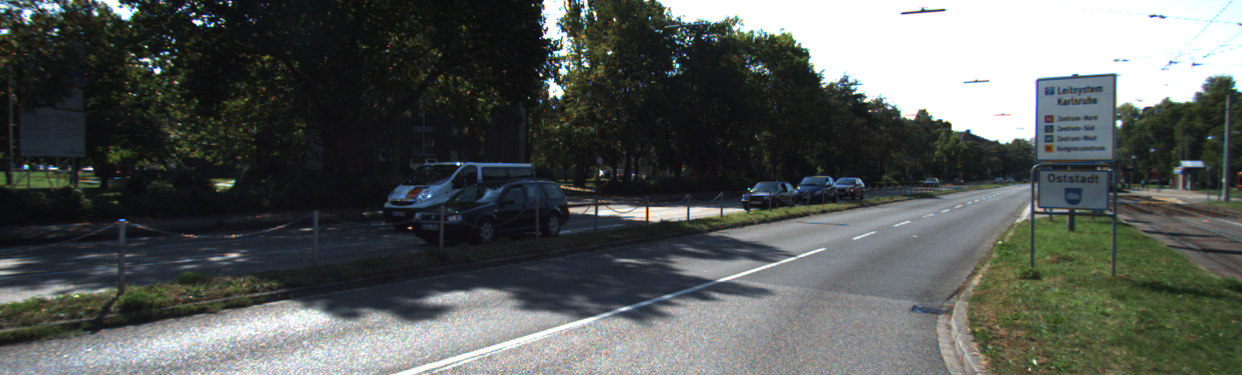
#> input picture dynamic_objects/eval/image_2/000001_10.png, 1242 x 375 px, given in place of 000022_10.png, which was not available
$ python contour.py ../../dynamic_objects/eval/image_2/000001_10.png   (older library calls are emulated)
#> lines starting #> are read from the running program, lines starting #| are printed output that depends on the picture; after the words box and inside, x2 and y2 are one past the last pixel; in counts of white or black regions, pixels touching at a corner belong together; long printed decimals are rounded; pictures that were not available may be replaced by others from this repository, and a replacement may not be noted
import cv2
import numpy as np
from scipy.spatial import distance
import imutils
from skimage.feature import peak_local_max
from skimage.morphology import watershed
from scipy import ndimage
import sys

file = r"/home/kunika/Downloads/kitti_deeplab-master/image_2segmented_images/000022_10.png"
# file = r"/home/kunika/Downloads/kitti_deeplab-master/test_final/straight_roadssegmented_images"
# segmented_dir = sys.argv[1]
font = cv2.FONT_HERSHEY_COMPLEX

image = cv2.imread(file, cv2.IMREAD_GRAYSCALE)
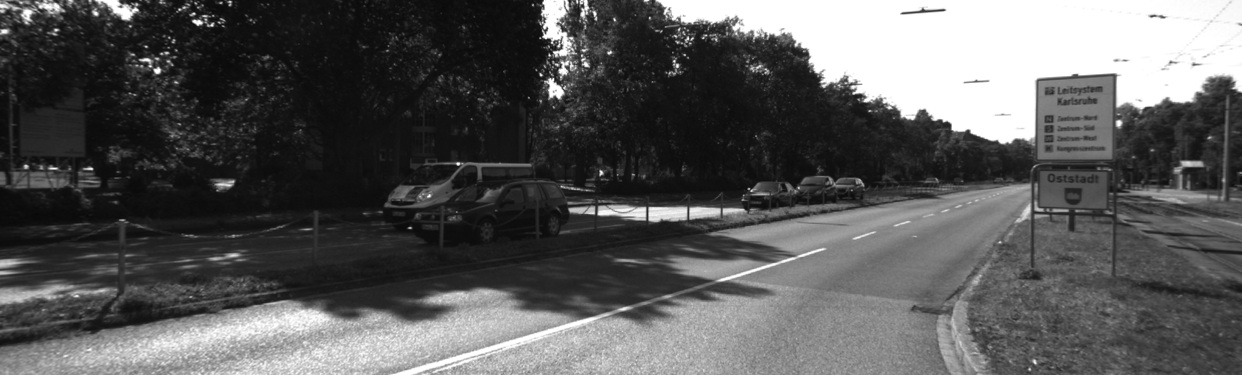
#> image: shape (375, 1242); min 9, max 255, mean 88.3

# image = cv2.imshow("op", image)
# cv2.waitKey(100000)
# # print(image)

image[np.where((image == [0]))] = [255]
image[np.where((image != [255]))] = [0]
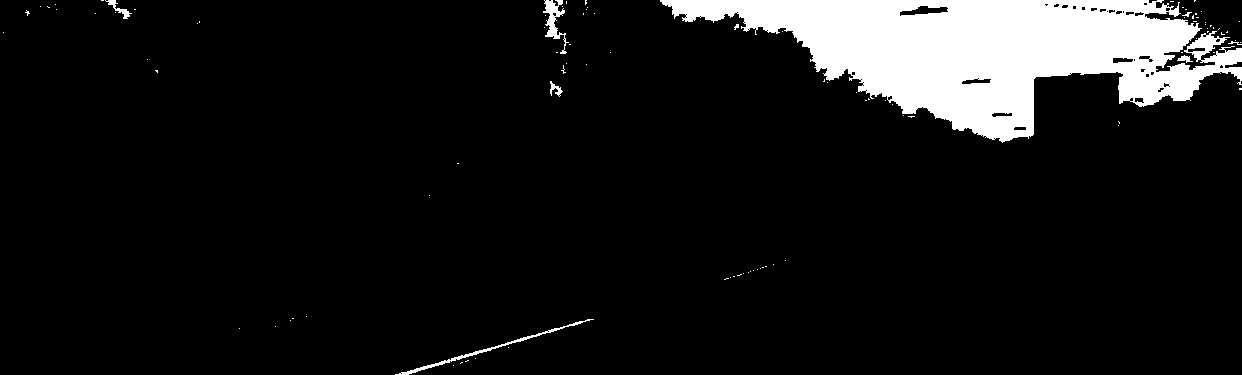
#> image: shape (375, 1242); 9.3% white; 102 white regions (94 under 20 px)
# [16 lines of commented-out code are left out]

_, threshold = cv2.threshold(image, 110, 255, cv2.THRESH_BINARY)

# [47 lines of commented-out code are left out]

contours, _= cv2.findContours(threshold, cv2.RETR_TREE, cv2.CHAIN_APPROX_SIMPLE)
#> contours = 159 contours, 136 with area under 20; largest, box (x1, y1, x2, y2) and area: (660, 0, 1242, 143) 41499, (543, 0, 569, 54) 372, (395, 319, 594, 375) 344, (899, 5, 949, 17) 304, (961, 78, 992, 85) 130

# [5 lines of commented-out code are left out]
c = max(contours, key=cv2.contourArea)
#> c = contour of 922 points, box (x1, y1, x2, y2) (660, 0, 1242, 143), area 41499
# print(c)


# print(c)

arr = []
coor_x =[]
coor_y = []

# [47 lines of commented-out code are left out]

extLeft = tuple(c[c[:, :,0].argmin()][0])
#> extLeft = (660, 0)
extRight = tuple(c[c[:, :,0].argmax()][0])
#> extRight = (1241, 84)
extTop = tuple(c[c[:, :,1].argmin()][0])
#> extTop = (660, 0)
extBot = tuple(c[c[:, :,1].argmax()][0])
#> extBot = (1002, 142)
print(extLeft)
#| (660, 0)
print(extRight)
#| (1241, 84)
print(extTop)
#| (660, 0)
print(extBot)
#| (1002, 142)

dist = distance.euclidean(extLeft, extRight)
#> dist = 587
print(dist)
#| 587.041


# cv2.drawContours(image, [cnts], -1, (128, 128, 128), 2)
cv2.drawContours(image, [c], -1, (128, 128, 128), 2)
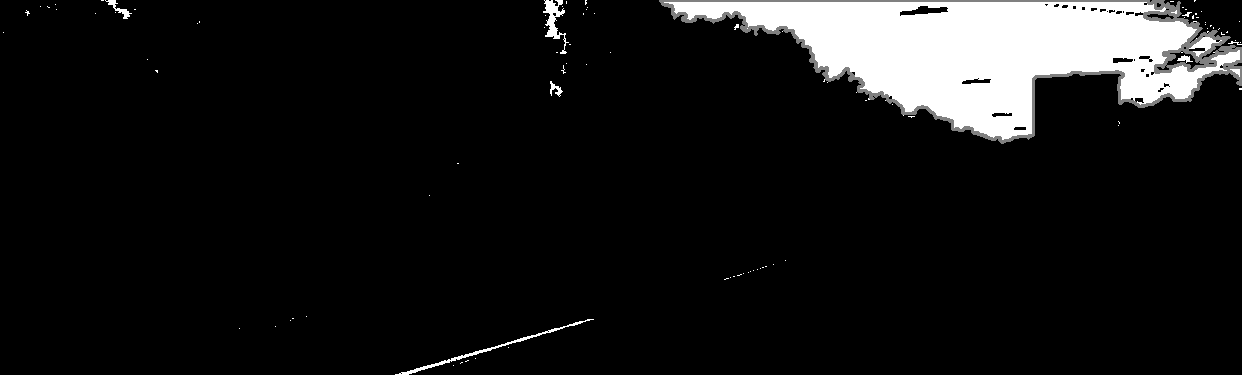
#> image: shape (375, 1242); 1.33% of pixels changed, all inside (x1, y1, x2, y2) = (659, 0, 1242, 144)
# [4 lines of commented-out code are left out]

cv2.imshow("Image", image)
cv2.waitKey(100000000)

# print(arr)
# print(coor_x)
# print(coor_y)


# distances = []


# cv2.imshow("op", image)
# cv2.waitKey(100000)

# # for i in range(coor_x):
# # 	for j in coor_y:
# # 		# dist = np.sqrt((coor_x[i+1]-coor_x[i])**2)

# # 		dist = distance.euclidean(i, j)
# # 		distances.append(dist)

# for i in range arr

# print(distances)
# max = np.max(distances)
# print(max)


# # print(image)

$ run again, on dynamic_objects/eval/image_2/000002_10.png
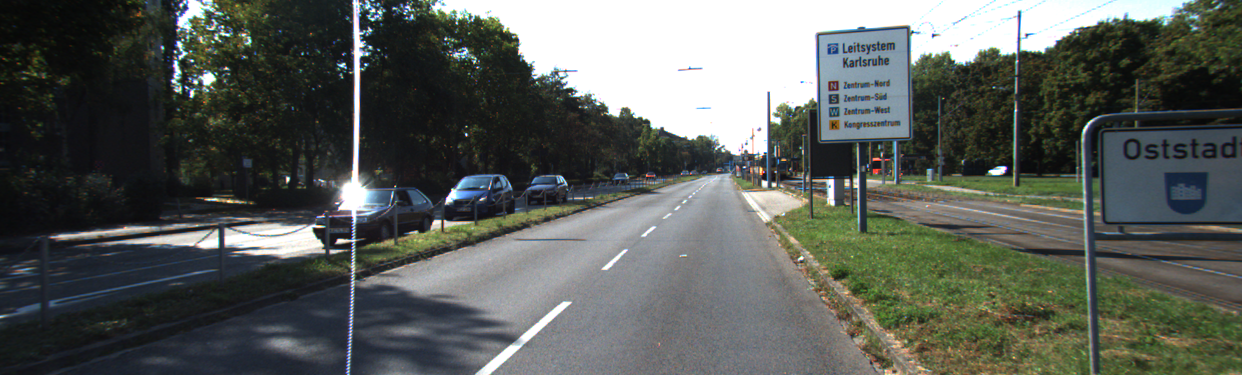
#> input picture dynamic_objects/eval/image_2/000002_10.png, 1242 x 375 px, given in place of 000022_10.png, which was not available
#> `image[np.where((image != [255]))] = [0]`:
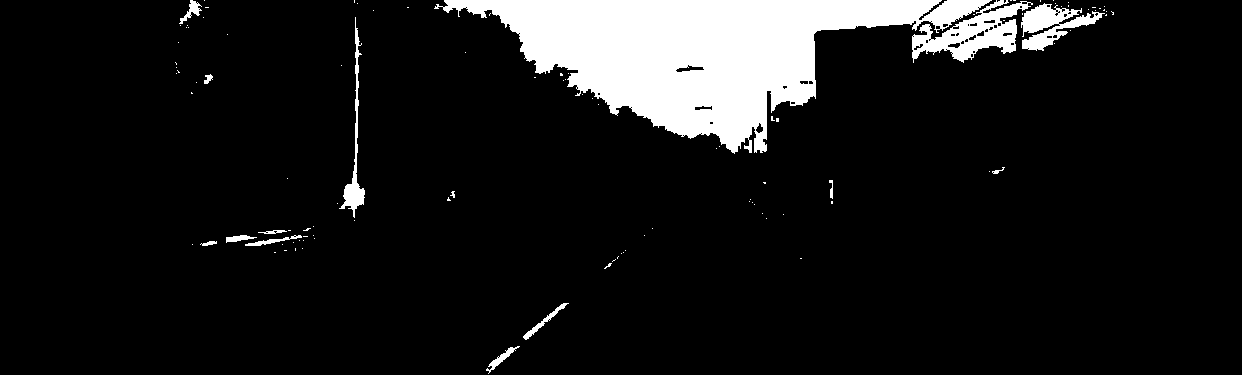
#> image: shape (375, 1242); 9.7% white; 109 white regions (94 under 20 px)
#> contours = 178 contours, 153 with area under 20; largest, box (x1, y1, x2, y2) and area: (434, 0, 992, 154) 37168, (912, 0, 1033, 63) 3204, (1021, 3, 1105, 51) 1647, (339, 17, 365, 218) 718, (523, 303, 569, 340) 191
#> c = contour of 665 points, box (x1, y1, x2, y2) (434, 0, 992, 154), area 37168
#> extLeft = (434, 8)
#> extRight = (991, 0)
#> extTop = (444, 0)
#> extBot = (734, 153)
#| (434, 8)
#| (991, 0)
#| (444, 0)
#| (734, 153)
#> dist = 557.1
#| 557.057
#> `cv2.drawContours(image, [c], -1, (128, 128, 128), 2)`:
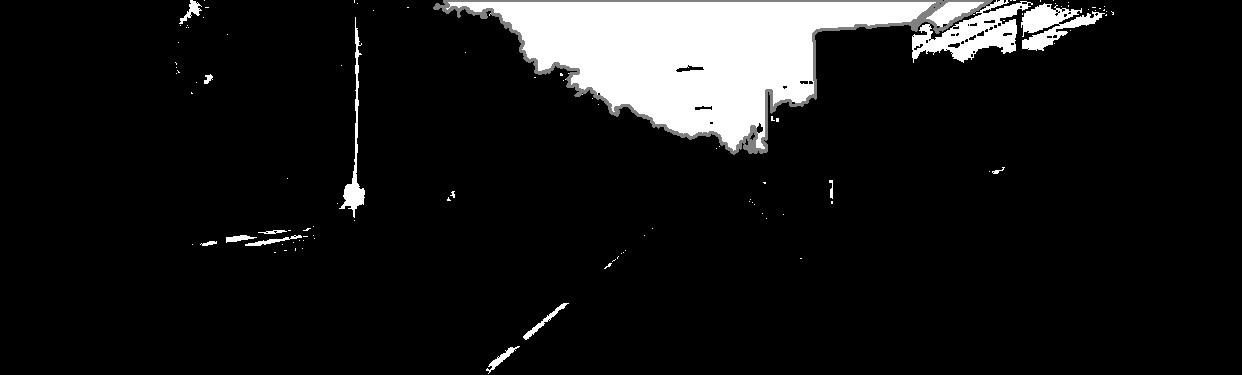
#> image: shape (375, 1242); 1.06% of pixels changed, all inside (x1, y1, x2, y2) = (433, 0, 993, 155)

$ run again, on dynamic_objects/eval/image_2/000004_10.png
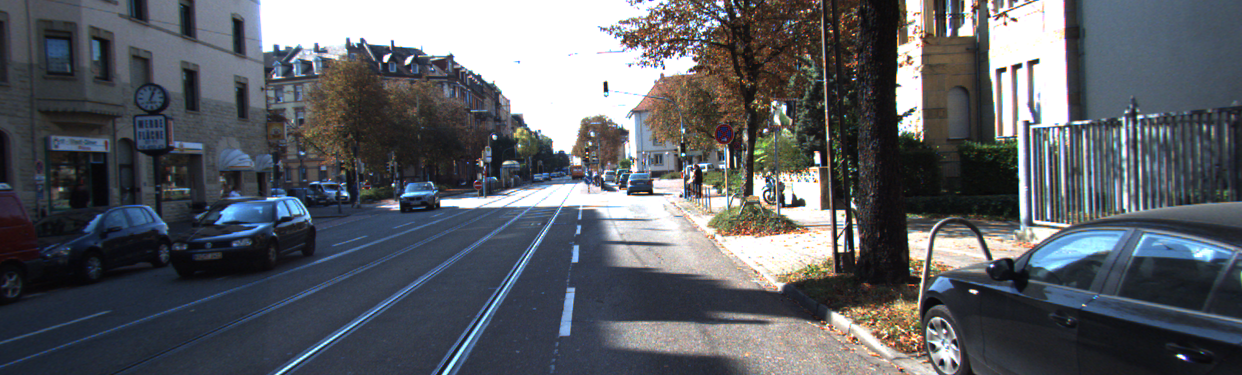
#> input picture dynamic_objects/eval/image_2/000004_10.png, 1242 x 375 px, given in place of 000022_10.png, which was not available
#> `image[np.where((image != [255]))] = [0]`:
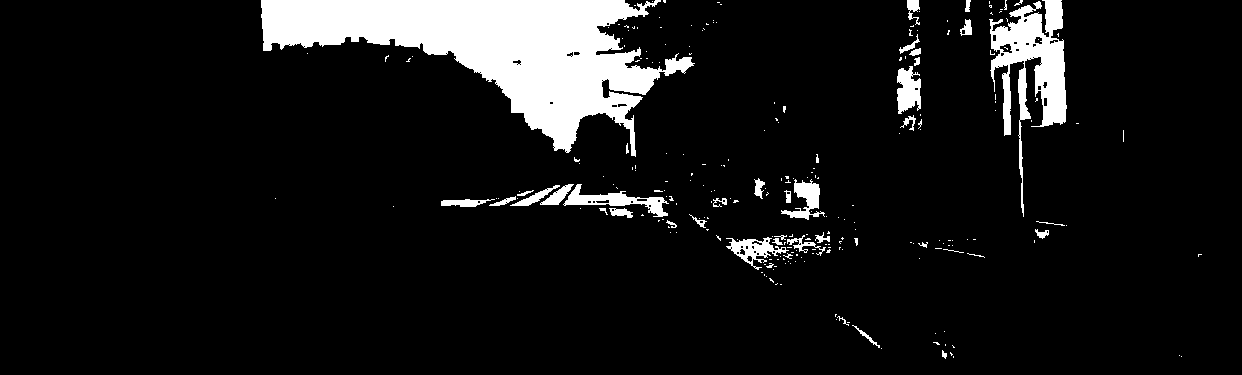
#> image: shape (375, 1242); 9% white; 245 white regions (202 under 20 px)
#> contours = 337 contours, 294 with area under 20; largest, box (x1, y1, x2, y2) and area: (261, 0, 695, 157) 28210, (989, 0, 1067, 217) 5626, (563, 184, 669, 217) 1028, (897, 66, 921, 114) 739, (726, 237, 789, 270) 734
#> c = contour of 680 points, box (x1, y1, x2, y2) (261, 0, 695, 157), area 28210
#> extLeft = (261, 0)
#> extRight = (694, 63)
#> extTop = (261, 0)
#> extBot = (635, 156)
#| (261, 0)
#| (694, 63)
#| (261, 0)
#| (635, 156)
#> dist = 437.6
#| 437.559
#> `cv2.drawContours(image, [c], -1, (128, 128, 128), 2)`:
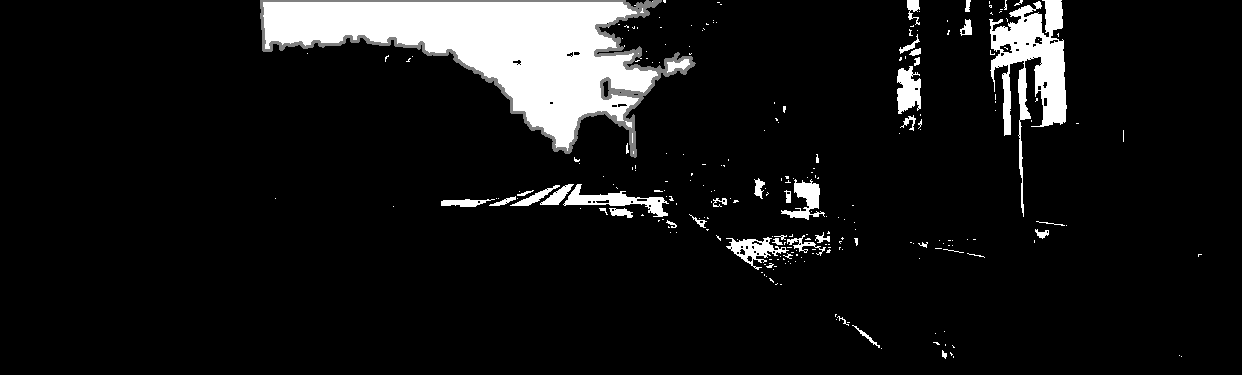
#> image: shape (375, 1242); 1.09% of pixels changed, all inside (x1, y1, x2, y2) = (260, 0, 696, 158)
